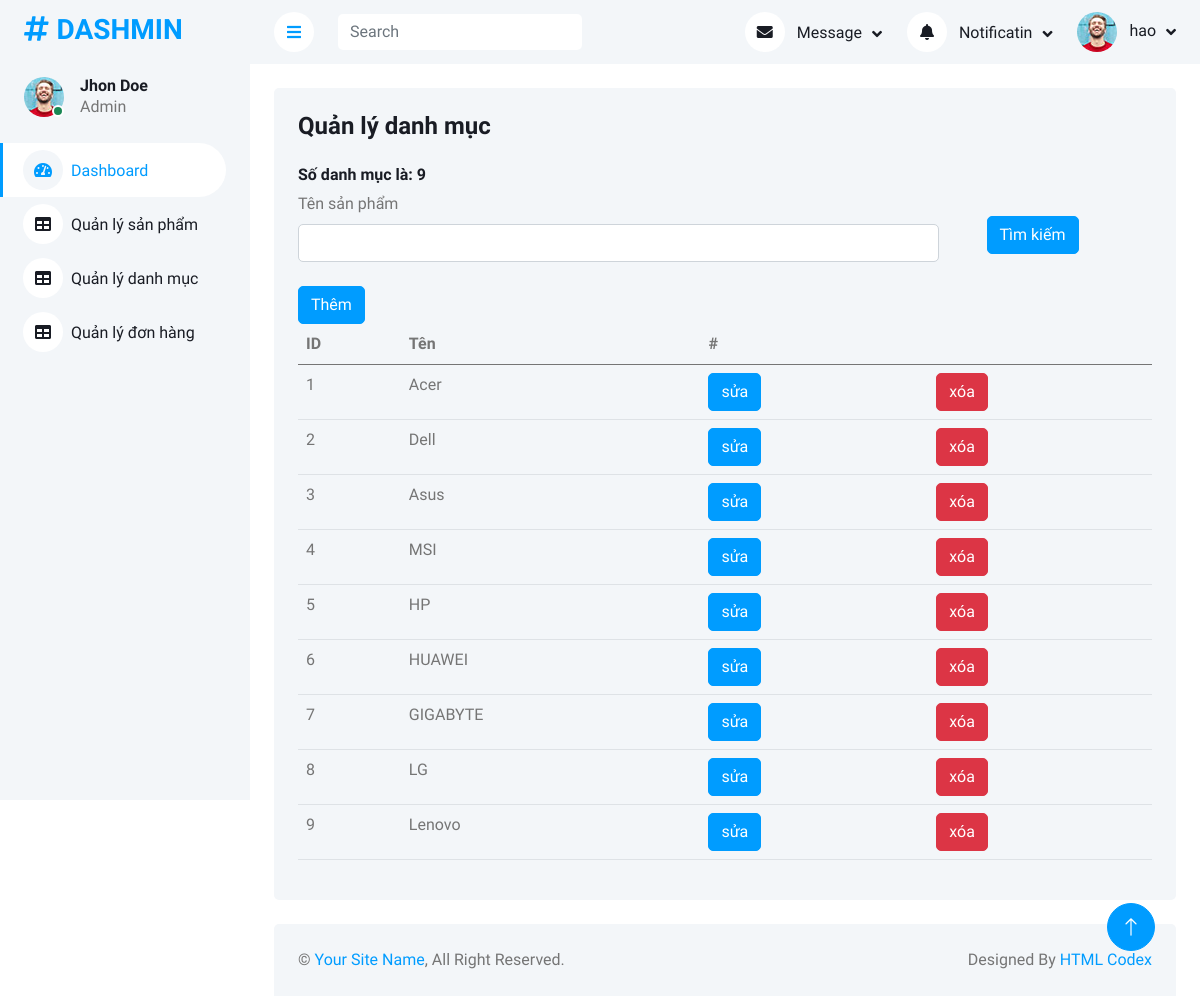
/website/ControllerCategory/category.php (signed in), run on the app's committed database.
### tables this page shows
CREATE TABLE `category` (
  `idcat` int(10) NOT NULL,
  `name` varchar(225) DEFAULT NULL
);

### website/model/Db.php (called while the page is built, shortened)
<?php
class Db{
    private $connect = null;
    function __construct()
    {
        $this->connect = new PDO("mysql:host=".HOST.";dbname=".DB,USER,PASSWORD);
    }
    protected function selectQuery($sql,$param=[]){
        $stm = $this->connect->prepare($sql);
        $stm->execute($param);
        $data = $stm->fetchAll(PDO::FETCH_ASSOC);
        $this->n = $stm->rowCount();
        return $data;
    }
}

### website/model/Category.php (called while the page is built, shortened)
<?php
class Category extends Db
{
    function timkiem($keyword)
    {
        $sql = "select * from category where name like ? ";
        $param = ["%$keyword%"];
        return $this->selectQuery($sql, $param);
    }
}

### website/viewAdmin/qlcategory.php (the view, shortened to what this page needs)
<!DOCTYPE html>
<html lang="en">
<head>
    <link href="https://cdnjs.cloudflare.com/ajax/libs/font-awesome/5.10.0/css/all.min.css" rel="stylesheet">
    <link href="https://cdn.jsdelivr.net/npm/bootstrap-icons@1.4.1/font/bootstrap-icons.css" rel="stylesheet">
    <link href="/web/website/viewAdmin/lib/owlcarousel/assets/owl.carousel.min.css" rel="stylesheet">
    <link href="/web/website/viewAdmin/lib/tempusdominus/css/tempusdominus-bootstrap-4.min.css" rel="stylesheet" />
    <link href="/web/website/viewAdmin/css/bootstrap.min.css" rel="stylesheet">
    <link href="/web/website/viewAdmin/css/style.css" rel="stylesheet">
</head>
<body>
    <div class="container-xxl position-relative bg-white d-flex p-0">
        <?php
        include 'side3.php';
        ?>
        <div class="content">
            <?php
            include 'nav3.php';
            ?>
            <div class="container-fluid pt-4 px-4">
                <div class="row">
                    <div class="col-md-12">
                        <div class="bg-light rounded h-100 p-4">
                            <h4 class="mb-4">Quản lý danh mục</h4>
                            <h6> Số danh mục là: <?php echo $n ?></h6>
                            <div class="row">
                                <form action="category.php" method='get' class="d-none d-md-flex">
                                    <div class="col-md-9">
                                        <label for="exampleInputEmail1" class="form-label">Tên sản phẩm</label>
                                        <input class="form-control" type="text" name="keyword" id="keyword" value="">
                                    </div>
                                    <div class="col-md-1">
                                        <input type="submit" value="Tìm kiếm" class="btn btn-primary ms-5 mt-4 ">
                                    </div>
                                </form>
                            </div>
                            <br>
                            <div>
                                <a href="cate_create.php" class="btn btn-primary">Thêm</a>
                            </div>
                            <table class="table" id="tb">
                                <thead>
                                    <tr>
                                        <th scope="col">ID</th>
                                        <th scope="col">Tên </th>
                                        <th colspan="2" scope="col">#</th>
                                    </tr>
                                </thead>
                                <tbody>
                                    <?php
                                    foreach ($data as $item) {
                                    ?>
                                        <tr>
                                            <td><?php echo $item['idcat'] ?></td>
                                            <td><?php echo $item['name'] ?></td>
                                            <td>
                                                <a href="cate_edit.php?id=<?php echo $item['idcat'] ?>" class="btn btn-primary">sửa</a>
                                            </td>
                                            <td>
                                                <a href="cate_delete.php?id=<?php echo $item['idcat'] ?>" class="btn btn-danger">xóa</a>
                                            </td>
                                        </tr>
                                    <?php
                                    }
                                    ?>
                                </tbody>
                            </table>
                        </div>
                    </div>
                </div>
            </div>
            <div class="container-fluid pt-4 px-4">
                <div class="bg-light rounded-top p-4">
                    <div class="row">
                        <div class="col-12 col-sm-6 text-center text-sm-start">
                            &copy; <a href="#">Your Site Name</a>, All Right Reserved.
                        </div>
                        <div class="col-12 col-sm-6 text-center text-sm-end">
                            Designed By <a href="https://htmlcodex.com">HTML Codex</a>
                        </div>
                    </div>
                </div>
            </div>
        </div>
        <a href="#" class="btn btn-lg btn-primary btn-lg-square back-to-top"><i class="bi bi-arrow-up"></i></a>
    </div>
</body>
</html>

### website/viewAdmin/css/style.css (style rules this page uses)
:root { --primary: #009CFF; --light: #F3F6F9; --dark: #191C24; }
.back-to-top { position: fixed; display: none; right: 45px; bottom: 45px; z-index: 99; }
.btn { transition: .5s; }
.btn.btn-primary { color: #FFFFFF; }
.btn-lg-square { width: 48px; height: 48px; }
.btn-square, .btn-sm-square, .btn-lg-square { padding: 0; display: inline-flex; align-items: center; justify-content: center; font-weight: normal; border-radius: 50px; }
.content { margin-left: 250px; min-height: 100vh; background: #FFFFFF; transition: 0.5s; }
@media (min-width: 992px) { .content { width: calc(100% - 250px); } }

### data on the page
category: idcat "1", name "Acer"
category: idcat "2", name "Dell"
category: idcat "3", name "Asus"
category: idcat "4", name "MSI"
category: idcat "5", name "HP"
category: idcat "6", name "HUAWEI"
category: idcat "7", name "GIGABYTE"
category: idcat "8", name "LG"
category: idcat "9", name "Lenovo"

### other printed values
$_SESSION['admin']['hoten'] "hao"
$n "9"
